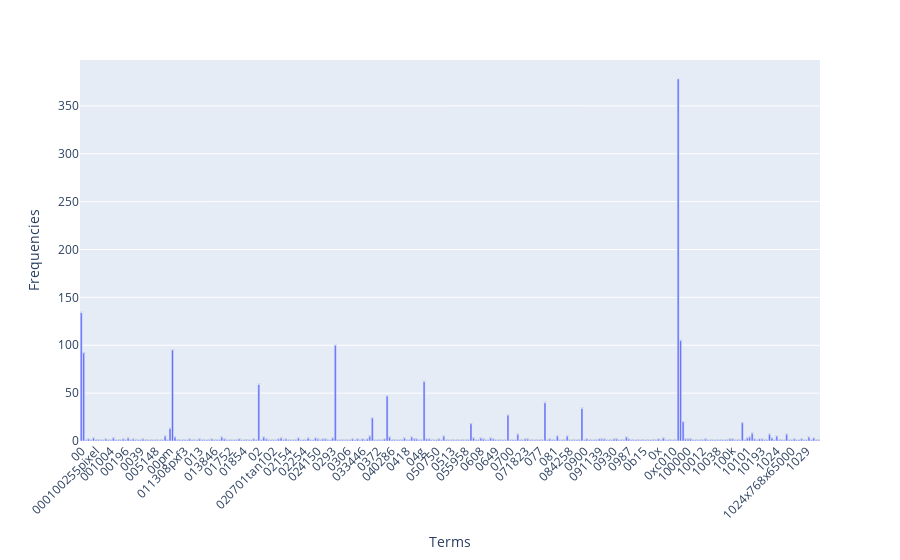

Here is the notebook cell this chart was saved with:
### Code cell
# Answer here
!pip install plotly

import plotly.express as px

term_frequencies_df = pd.DataFrame({
    'Terms': count_vect.get_feature_names_out()[:300],
    'Frequencies': term_frequencies[:300]
})

fig = px.bar(term_frequencies_df,
             x='Terms',
             y='Frequencies',
             text='Frequencies')  

fig.update_traces(texttemplate='%{text:.2f}', textposition='outside')
fig.update_layout(xaxis_tickangle=-45) 
fig.show()

### Figure 1 — Plotly figure (JSON) as saved in the notebook; plotly's stock layout.template omitted (floating-point values rounded to 4 significant figures; data arrays with more than 128 entries replaced by an {"elided": "..."} marker saying what was removed)
{"data": [{"alignmentgroup": "True", "hovertemplate": "Terms=%{x}<br>Frequencies=%{text}<extra></extra>", "legendgroup": "", "marker": {"color": "#636efa", "pattern": {"shape": ""}}, "name": "", "offsetgroup": "", "orientation": "v", "showlegend": false, "text": {"elided": "300 int values"}, "textposition": "outside", "texttemplate": "%{text:.2f}", "type": "bar", "x": {"elided": "300 str values"}, "xaxis": "x", "y": {"elided": "300 int values"}, "yaxis": "y"}], "layout": {"autosize": true, "barmode": "relative", "legend": {"tracegroupgap": 0}, "margin": {"t": 60}, "xaxis": {"anchor": "y", "autorange": true, "domain": [0, 1], "range": [-0.5, 299.5], "tickangle": -45, "title": {"text": "Terms"}, "type": "category"}, "yaxis": {"anchor": "x", "autorange": true, "domain": [0, 1], "range": [0, 397.9], "title": {"text": "Frequencies"}, "type": "linear"}}}
